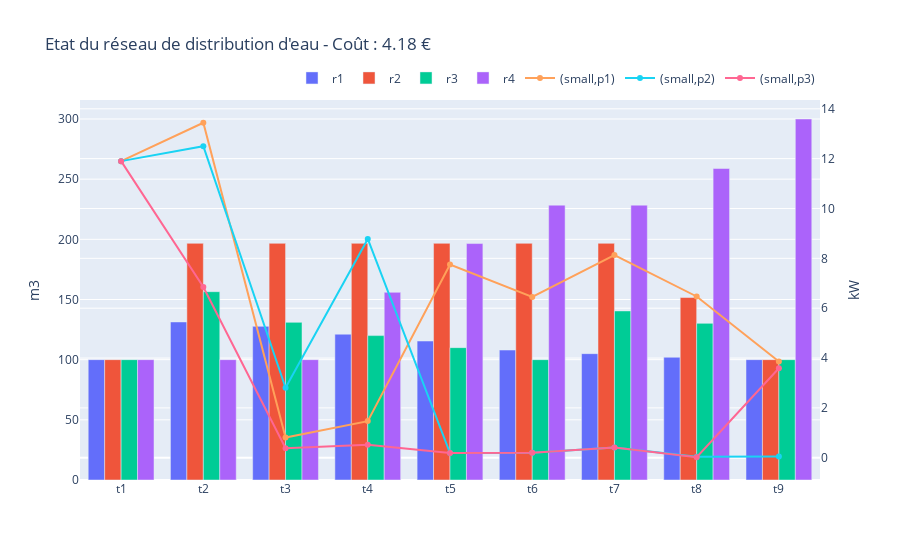

The cell this chart's notebook holds for it:
### Code cell
fig = go.Figure()
for n in Volume.index.get_level_values(0).unique():
    if n.startswith("r"):
        # print(Volume.loc[n])
        fig.add_trace(
            go.Bar(
                x   =   Volume.loc[n].index,
                y   =   Volume.loc[n].iloc[:,0],
                name=   n
            )
        )
for c in Conso.index.get_level_values(0).unique():
    for d in Conso.index.get_level_values(1).unique():
        fig.add_trace(
            go.Scatter(
                x   =   Conso.loc[c,d].index,
                y   =   Conso.loc[c,d].iloc[:,0],
                yaxis="y2",
                name=   f"({c},{d})"
            )
        )
fig.update_layout(
        legend=dict(
            orientation="h",
            yanchor="bottom",
            y=1.02,
            xanchor="right",
            x=1
            ),
        hovermode='x',
        yaxis=dict(
            title="m3" ,
            # range=[0,df["Consommation (MW)"].max()*1.1]
            ),
        yaxis2=dict(title="kW",
        # range=[df["Coût MWh"].min()*0.95,df["Coût MWh"].max()*1.1],
        anchor="free",
        overlaying="y",
        side="right",
        position=1
        ),
        title = f"Etat du réseau de distribution d'eau - Coût : {Z.iloc[0,0]} €"
    )
fig.show()
fig.write_html("result.html")

### Figure 1 — Plotly figure (JSON) as saved in the notebook; plotly's stock layout.template omitted (floating-point values rounded to 4 significant figures)
{"data": [{"name": "r1", "type": "bar", "x": ["t1", "t2", "t3", "t4", "t5", "t6", "t7", "t8", "t9"], "y": [100, 131.3, 127.7, 121.2, 115.5, 108, 105, 102, 100]}, {"name": "r2", "type": "bar", "x": ["t1", "t2", "t3", "t4", "t5", "t6", "t7", "t8", "t9"], "y": [100, 196.7, 196.7, 196.7, 196.7, 196.7, 196.7, 151.7, 100]}, {"name": "r3", "type": "bar", "x": ["t1", "t2", "t3", "t4", "t5", "t6", "t7", "t8", "t9"], "y": [100, 156.5, 131, 120, 110, 100, 140.5, 130.2, 100]}, {"name": "r4", "type": "bar", "x": ["t1", "t2", "t3", "t4", "t5", "t6", "t7", "t8", "t9"], "y": [100, 100, 100, 156.0, 196.5, 228.4, 228.4, 258.9, 300]}, {"name": "(small,p1)", "type": "scatter", "x": ["t1", "t2", "t3", "t4", "t5", "t6", "t7", "t8", "t9"], "y": [11.9, 13.44, 0.81, 1.47, 7.75, 6.45, 8.13, 6.47, 3.86], "yaxis": "y2"}, {"name": "(small,p2)", "type": "scatter", "x": ["t1", "t2", "t3", "t4", "t5", "t6", "t7", "t8", "t9"], "y": [11.9, 12.5, 2.81, 8.78, 0.19, 0.2, 0.41, 0.04, 0.05], "yaxis": "y2"}, {"name": "(small,p3)", "type": "scatter", "x": ["t1", "t2", "t3", "t4", "t5", "t6", "t7", "t8", "t9"], "y": [11.9, 6.85, 0.38, 0.52, 0.19, 0.2, 0.41, 0.02, 3.59], "yaxis": "y2"}], "layout": {"hovermode": "x", "legend": {"orientation": "h", "x": 1, "xanchor": "right", "y": 1.02, "yanchor": "bottom"}, "title": {"text": "Etat du réseau de distribution d'eau - Coût : 4.18 €"}, "yaxis": {"title": {"text": "m3"}}, "yaxis2": {"anchor": "free", "overlaying": "y", "position": 1, "side": "right", "title": {"text": "kW"}}}}
